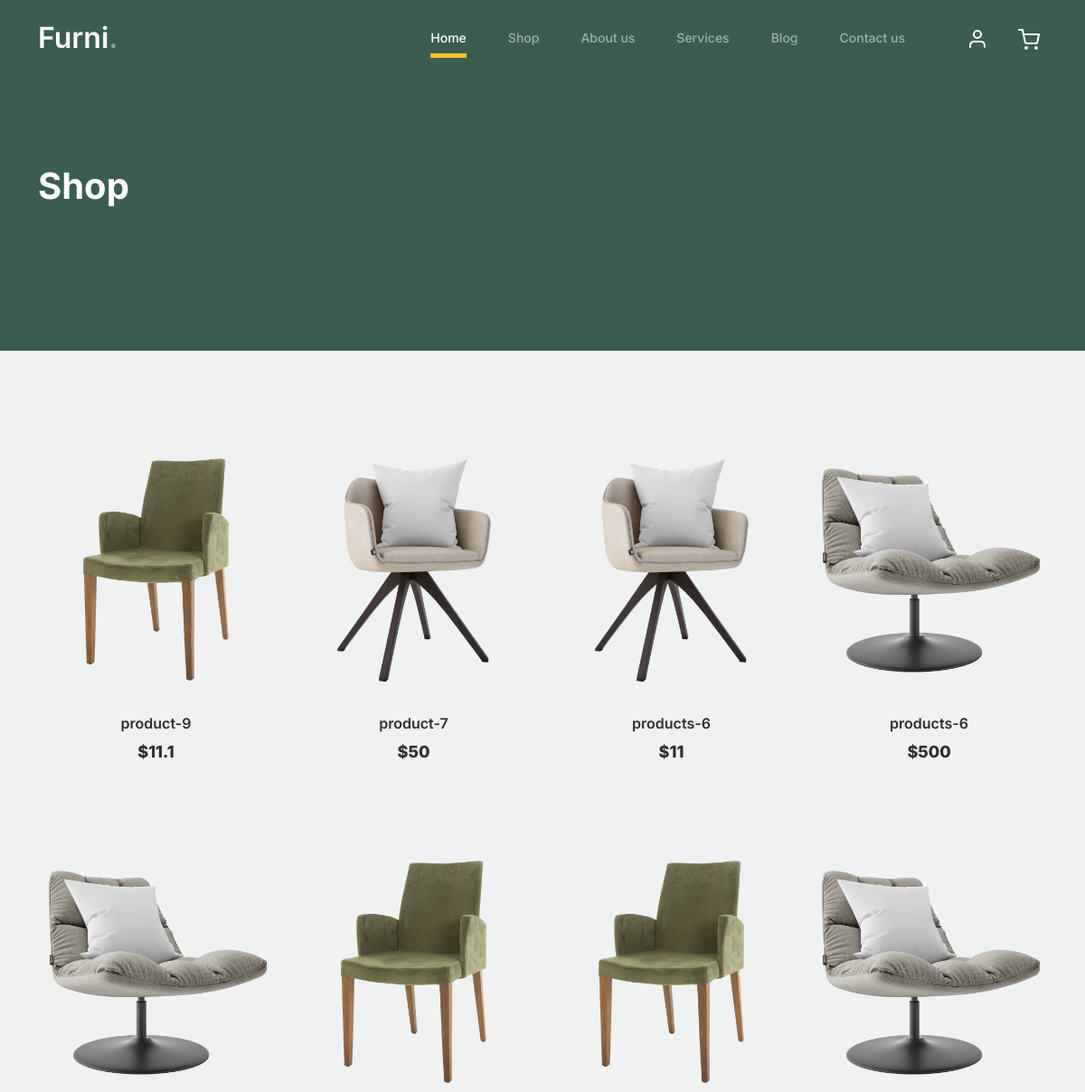
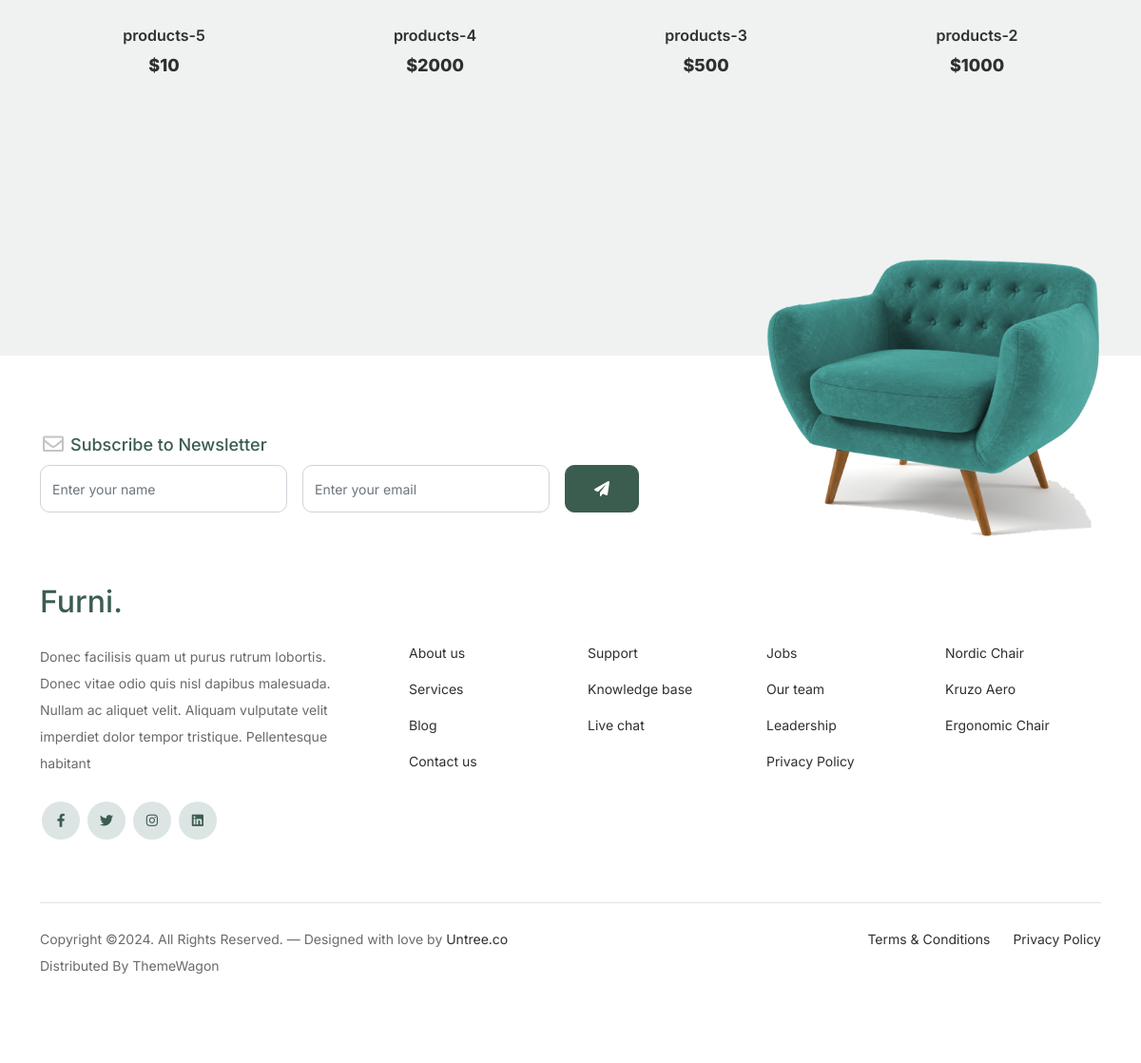
Screenshot of /index.php?act=shop with the database file from the repository (2 pictures, top to bottom).
### tables this page shows
CREATE TABLE `sanpham` (
  `id` int(11) NOT NULL,
  `category_id` int(11) NOT NULL,
  `name` varchar(255) DEFAULT NULL,
  `description` text DEFAULT NULL,
  `price` double(10,2) DEFAULT NULL,
  `luotxem` int(11) DEFAULT NULL,
  `image_url` varchar(255) DEFAULT NULL,
  `created_at` timestamp NOT NULL DEFAULT current_timestamp()
);

### App/models/pdo.php (called while the page is built, shortened)
<?php
function pdo_get_connection(){
    $dburl = "mysql:host=localhost;dbname=chichaven;charset=utf8";
    $username = 'root';
    $password = '';
    $conn = new PDO($dburl, $username, $password);
    $conn->setAttribute(PDO::ATTR_ERRMODE, PDO::ERRMODE_EXCEPTION);
    return $conn;
}
function pdo_query($sql){
    $sql_args = array_slice(func_get_args(), 1);
    try{
        $conn = pdo_get_connection();
        $stmt = $conn->prepare($sql);
        $stmt->execute($sql_args);
        $rows = $stmt->fetchAll();
        return $rows;
    }
    catch(PDOException $e){
        throw $e;
    }
    finally{
        unset($conn);
    }
}

### App/models/sanpham.php (called while the page is built)
<?php
    function loadall_sanpham_home(){
        $sql ="select * from sanpham where 1 order by id desc limit 0,3";
        $listsanpham=pdo_query($sql);
        return $listsanpham;
    }
    function loadall_sanpham_shop(){
        $sql ="select * from sanpham where 1 order by id desc limit 0,8";
        $listsanpham=pdo_query($sql);
        return $listsanpham;
    }
?>

### App/views/global.php (called while the page is built)
<?php
    $img_path="App/views/public/images/"
?>

### App/views/shop.php (the view)
<div class="hero">
				<div class="container">
					<div class="row justify-content-between">
						<div class="col-lg-5">
							<div class="intro-excerpt">
								<h1>Shop</h1>
							</div>
						</div>
						<div class="col-lg-7">
						</div>
					</div>
				</div>
			</div>
		<div class="untree_co-section product-section before-footer-section">
		    <div class="container">
		      	<div class="row">
                    <?php
                        $i=0;
                        foreach ($spshow as $sp) {
                            extract($sp);
							$linksp="index.php?act=sanphamchitiet&idsp=".$id;
                            $image_url=$img_path.$image_url;
                            if(($i==2)||($i==5)||($i==8)){
                                $mr="";
                            }else{
                                $mr="mr";
                            }
                            echo '<div class="col-12 col-md-4 col-lg-3 mb-5 '.$mr.'">
                                        <a class="product-item" href="'.$linksp.'">
                                            <img src="'.$image_url.'" class="img-fluid product-thumbnail">
                                            <h3 class="product-title">'.$name.'</h3>
                                            <strong class="product-price">$'.$price.'</strong>
                                            <span class="icon-cross" onclick="addToCart(' . $id . ')">
                        <img src="App/views/public/images/cross.svg" class="img-fluid">
                    </span>
                                        </a>
                                    </div>';
                                $i+=1;
                        }
                    ?>
		      	</div>
		    </div>
		</div>

### App/views/header.php (shortened to what this page needs)
<!doctype html>
<html lang="en">
<head>
		<link href="App/views/public/css/bootstrap.min.css" rel="stylesheet">
		<link href="https://cdnjs.cloudflare.com/ajax/libs/font-awesome/6.0.0-beta3/css/all.min.css" rel="stylesheet">
		<link href="App/views/public/css/tiny-slider.css" rel="stylesheet">
		<link href="App/views/public/css/style.css" rel="stylesheet">
	</head>
	<body>
		<nav class="custom-navbar navbar navbar navbar-expand-md navbar-dark bg-dark" arial-label="Furni navigation bar">
			<div class="container">
				<a class="navbar-brand" href="index.php">Furni<span>.</span></a>
				<div class="collapse navbar-collapse" id="navbarsFurni">
					<ul class="custom-navbar-nav navbar-nav ms-auto mb-2 mb-md-0">
						<li class="nav-item active">
							<a class="nav-link" href="index.php">Home</a>
						</li>
						<li><a class="nav-link" href="index.php?act=shop">Shop</a></li>
						<li><a class="nav-link" href="index.php?act=aboutus">About us</a></li>
						<li><a class="nav-link" href="index.php?act=services">Services</a></li>
						<li><a class="nav-link" href="index.php?act=blog">Blog</a></li>
						<li><a class="nav-link" href="index.php?act=contact">Contact us</a></li>
					</ul>
					<ul class="custom-navbar-cta navbar-nav mb-2 mb-md-0 ms-5">
						<li><a class="nav-link" href="#"><img src="App/views/public/images/user.svg"></a></li>
						<li><a class="nav-link" href="index.php?act=cart"><img src="App/views/public/images/cart.svg"></a></li>
					</ul>
				</div>
			</div>
		</nav>

### index.php (shortened to what this page needs)
<?php
    include "App/models/pdo.php";
    include "App/models/sanpham.php";
    include "App/views/header.php";
    include "App/views/global.php";
    $spnew = loadall_sanpham_home();
    $spshow = loadall_sanpham_shop();
    if((isset($_GET['act']))&&($_GET['act']!="")){
        $act = $_GET['act'];
        switch ($act) {
            case 'shop':
                include "App/views/shop.php";
                break;
        }
    }else{
        include "App/views/home.php";
    }
    include "App/views/footer.php";
?>

### App/views/footer.php (shortened to what this page needs)
		<footer class="footer-section">
			<div class="container relative">
				<div class="sofa-img">
					<img src="App/views/public/images/sofa.png" alt="Image" class="img-fluid">
				</div>
				<div class="row">
					<div class="col-lg-8">
						<div class="subscription-form">
							<h3 class="d-flex align-items-center"><span class="me-1"><img src="App/views/public/images/envelope-outline.svg" alt="Image" class="img-fluid"></span><span>Subscribe to Newsletter</span></h3>
							<form action="#" class="row g-3">
								<div class="col-auto">
									<input type="text" class="form-control" placeholder="Enter your name">
								</div>
								<div class="col-auto">
									<input type="email" class="form-control" placeholder="Enter your email">
								</div>
								<div class="col-auto">
									<button class="btn btn-primary">
										<span class="fa fa-paper-plane"></span>
									</button>
								</div>
							</form>
						</div>
					</div>
				</div>
				<div class="row g-5 mb-5">
					<div class="col-lg-4">
						<div class="mb-4 footer-logo-wrap"><a href="#" class="footer-logo">Furni<span>.</span></a></div>
						<p class="mb-4">Donec facilisis quam ut purus rutrum lobortis. Donec vitae odio quis nisl dapibus malesuada. Nullam ac aliquet velit. Aliquam vulputate velit imperdiet dolor tempor tristique. Pellentesque habitant</p>
						<ul class="list-unstyled custom-social">
							<li><a href="#"><span class="fa fa-brands fa-facebook-f"></span></a></li>
							<li><a href="#"><span class="fa fa-brands fa-twitter"></span></a></li>
							<li><a href="#"><span class="fa fa-brands fa-instagram"></span></a></li>
							<li><a href="#"><span class="fa fa-brands fa-linkedin"></span></a></li>
						</ul>
					</div>
					<div class="col-lg-8">
						<div class="row links-wrap">
							<div class="col-6 col-sm-6 col-md-3">
								<ul class="list-unstyled">
									<li><a href="#">About us</a></li>
									<li><a href="#">Services</a></li>
									<li><a href="#">Blog</a></li>
									<li><a href="#">Contact us</a></li>
								</ul>
							</div>
							<div class="col-6 col-sm-6 col-md-3">
								<ul class="list-unstyled">
									<li><a href="#">Support</a></li>
									<li><a href="#">Knowledge base</a></li>
									<li><a href="#">Live chat</a></li>
								</ul>
							</div>
							<div class="col-6 col-sm-6 col-md-3">
								<ul class="list-unstyled">
									<li><a href="#">Jobs</a></li>
									<li><a href="#">Our team</a></li>
									<li><a href="#">Leadership</a></li>
									<li><a href="#">Privacy Policy</a></li>
								</ul>
							</div>
							<div class="col-6 col-sm-6 col-md-3">
								<ul class="list-unstyled">
									<li><a href="#">Nordic Chair</a></li>
									<li><a href="#">Kruzo Aero</a></li>
									<li><a href="#">Ergonomic Chair</a></li>
								</ul>
							</div>
						</div>
					</div>
				</div>
				<div class="border-top copyright">
					<div class="row pt-4">
						<div class="col-lg-6">
							<p class="mb-2 text-center text-lg-start">Copyright &copy;. All Rights Reserved. &mdash; Designed with love by <a href="https://untree.co">Untree.co</a> Distributed By <a hreff="https://themewagon.com">ThemeWagon</a>
            </p>
						</div>
						<div class="col-lg-6 text-center text-lg-end">
							<ul class="list-unstyled d-inline-flex ms-auto">
								<li class="me-4"><a href="#">Terms &amp; Conditions</a></li>
								<li><a href="#">Privacy Policy</a></li>
							</ul>
						</div>
					</div>
				</div>
			</div>
		</footer>
	</body>
</html>

### rows the page displays
sanpham: name "product-9", price "11.1"
sanpham: name "product-7", price "50"
sanpham: name "products-6", price "11"
sanpham: name "products-6", price "500"
sanpham: name "products-5", price "10"
sanpham: name "products-4", price "2000"
sanpham: name "products-3", price "500"
sanpham: name "products-2", price "1000"
